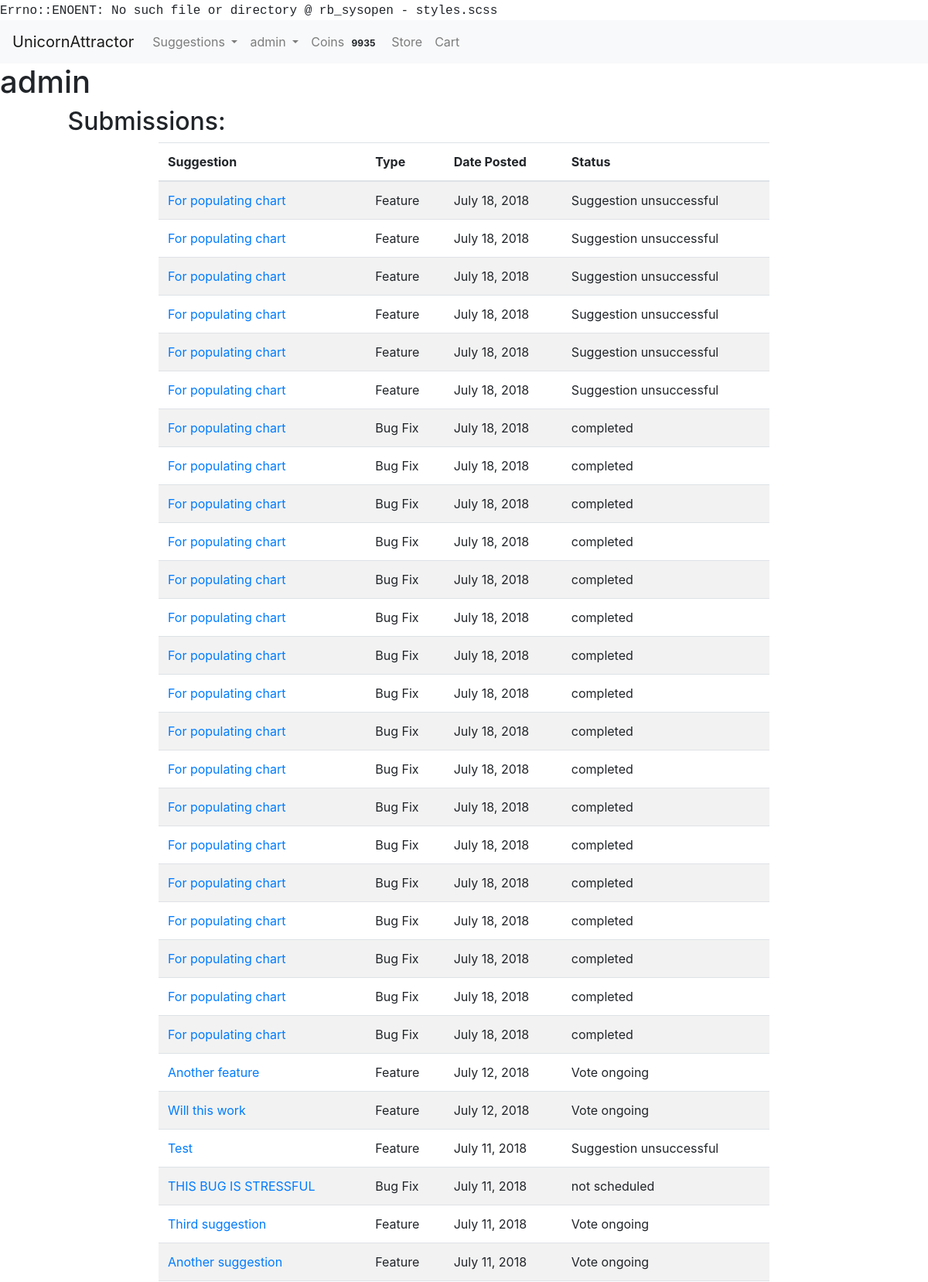
/user/1 (signed in, upper part), run on the app's committed database.
### accounts/models.py (models this page shows)
class User(AbstractUser):
    USERNAME_FIELD = "email"
    email = models.EmailField(('email address'), blank=False, unique=True)
    REQUIRED_FIELDS = []
    def __str__(self):
        return self.username

### usersuggestions/models.py (models this page shows, shortened)
class SuggestionAdminPage(models.Model):
    status_choices = ((0, "not scheduled"), (1, "scheduled"), (2, "in progress"), (3, "completed"))
    priority_choices = ((0, "low"), (1, 'normal'), (2, 'high'))
    suggestion = models.ForeignKey(Suggestion, null=False, on_delete=models.CASCADE)
    status = models.PositiveSmallIntegerField(choices=status_choices, default=0)
    developer_assigned = models.ForeignKey(User, null=True, blank=True, on_delete=models.PROTECT)
    priority = models.PositiveSmallIntegerField(choices=priority_choices, null=True, blank=True, default=1)
    date_started = models.DateField(null=True, blank=True)
    estimated_days_to_complete = models.PositiveSmallIntegerField(null=True, blank=True)
    expected_completion_date = models.DateField(null=True, blank=True)
    date_completed = models.DateField(null=True, blank=True)
    in_current_voting_cycle = models.BooleanField(blank=False, default=True)
    github_branch = models.CharField(null=True, blank=True, max_length=50)
    was_successful = models.NullBooleanField(blank=True, null=True)
    current_winner = models.BooleanField(blank=False, default=False)

class Suggestion(models.Model):
    suggestion_choices = ((True, 'Feature'), (False, 'Bug Fix'))
    is_feature = models.BooleanField(blank=False, default=False, choices=suggestion_choices)
    user = models.ForeignKey(User, null=False, on_delete=models.PROTECT)
    title = models.CharField(max_length=200, blank=False)
    details = RichTextUploadingField()
    date_time = models.DateTimeField(auto_now_add=True)
    delay_submission = models.BooleanField(null=False, blank=True, default=False)

### usersuggestions/views.py (the view)
# urls.py: url(r'^user/(?P<user_id>\d+)$', render_userpage, name='userpage'),
@login_required()
def render_userpage(request, user_id):
    user = get_object_or_404(User, id=user_id)
    if request.user == user:
        values = get_userpage_values(user)
        return render(request, "userpage.html", {"user": user,
                                                 "votes": values["votes"], "purchases": values["purchases"],
                                                 "coin_history": values["coin_history"],
                                                 "suggestions": values["suggestions"],
                                                 })
    else:
        return redirect("issue_tracker")

### market/cart.py (called while the page is built)
    def __len__(self):
        return sum(item['quantity'] for item in self.cart.values())

### market/coins.py (called while the page is built)
def return_user_coins(user):
    UserCoins.objects.get_or_create(user=user)
    user_row = UserCoins.objects.get(user=user)
    return user_row.coins

### market/contexts.py (called while the page is built)
def cart(request):
    return {'cart': Cart(request)}

def usercoins(request):
    if request.user.is_authenticated:
        user = request.user
        coins_amount = return_user_coins(user)
        return {"usercoins":coins_amount}
    else:
        return {"usercoins": None}

### market/models.py (called while the page is built)
    def __str__(self):
        return self.name

### usersuggestions/helpers.py (called while the page is built)
def get_userpage_values(user):
    votes = Upvote.objects.filter(user=user).order_by("-date_time")
    purchases = Order.objects.filter(user=user).order_by("-date_time")
    coin_history = UserCoinHistory.objects.filter(user=user).order_by("-date_time")
    suggestions = SuggestionAdminPage.objects.filter(suggestion__user=user).order_by("-suggestion__date_time")
    for purchase in purchases:
        purchase.items = OrderItem.objects.filter(order=purchase)
        purchase.total_cost = 0
        for item in purchase.items:
            purchase.total_cost += item.total_purchase_price
    values_dictionary = {"purchases": purchases,
                         "coin_history": coin_history, "votes": votes, "suggestions": suggestions
                         }
    return values_dictionary

### usersuggestions/templates/userpage.html (shortened to what this page needs)
{% extends 'base.html' %} {% block title %} {{ user }} {% endblock %} {% block content %}
<main id="userpage">
    <h1 id="header">{{ user }}</h1>
    <div class="row">
        <div class="offset-md-1">
            <h2 class="section-header">Submissions:</h2>
        </div>
    </div>
    {% if suggestions|length == 0 %}
    <p>You have not submitted any suggestions</p>
    {% else %}
    <div class="row">
        <div class="col-xs-12 table-col col-md-8 offset-md-2">
            <table class="table table-striped">
                <thead>
                    <tr>
                        <th scope="col">Suggestion</th>
                        <th scope="col">Type</th>
                        <th scope="col">Date Posted</th>
                        <th scope="col">Status</th>
                    </tr>
                </thead>
                <tbody>
                    {% for suggestion in suggestions %}
                    <tr>
                        <td><a href="{% url 'view_suggestion' suggestion.suggestion.id %}">{{ suggestion.suggestion.title }}</a> </td>
                        <td>{{ suggestion.suggestion.get_is_feature_display }}</td>
                        <td>{{ suggestion.suggestion.date_time.date }}</td>
                        <td>
                            {% if suggestion.suggestion.is_feature %} {% if suggestion.in_current_voting_cycle %} Vote ongoing {% elif suggestion.suggestion.delay_submission %} Submission delayed till next voting cycle {% elif suggestion.was_successful == True %} Suggestion Successful
                            {% else %} Suggestion unsuccessful {% endif %} {% else %} {{ suggestion.get_status_display }} {% endif %}
                        </td>
                    </tr>
                    {% endfor %}
                </tbody>
            </table>
        </div>
    </div>
    {% endif %}
</main>
{% endblock %}

### templates/base.html (shortened to what this page needs)
<!DOCTYPE html>
<html lang="en">
<head>
    <link rel="stylesheet" href="https://maxcdn.bootstrapcdn.com/bootstrap/4.0.0/css/bootstrap.min.css">
    <link rel="stylesheet" href="/static/css/styles.css" type="text/css" />
</head>
<header>
    <nav class="navbar navbar-expand-lg navbar-light bg-light justify-content-between">
        <a class="navbar-brand" href="{% url 'home' %}">UnicornAttractor</a>
            <div class="collapse navbar-collapse" id="navbarSupportedContent">
                <ul class="navbar-nav mr-auto">
                    <li class="nav-item dropdown">
                        <a class="nav-link dropdown-toggle" href="{% url 'issue_tracker' %}" id="navbarDropdown" role="button" data-toggle="dropdown" aria-haspopup="true" aria-expanded="false">
          Suggestions
        </a>
                    </li>
                    {% if user.is_authenticated %}
                    <li class="nav-item dropdown">
                        <a class="nav-link dropdown-toggle" href="#" id="navbarDropdownUser" role="button" data-toggle="dropdown" aria-haspopup="true" aria-expanded="false">
          {{ user.username }}
        </a>
                    </li>
                    <li class="nav-item">
                        <a class="nav-link" href="{% url 'earn_coins' %}"> Coins <span class="badge badge-light">{{ usercoins }}</span></a></a>
                    </li>
                    {% endif %}
                    <li class="nav-item">
                        <a class="nav-link" href="{% url 'store' %}">Store</a>
                    </li>
                    <li class="nav-item">
                        <a class="nav-link" href="{% url 'view_cart' %}">Cart </a>
                    </li>
                </ul>
            </div>
    </nav>
</header>
<body>
    {% block content %}{% endblock %}
</body>
</html>

### styles.css (style rules this page uses)
body:before { white-space: pre; font-family: monospace; content: "Errno::ENOENT: No such file or directory @ rb_sysopen - styles.scss"; }

### data on the page
User: username "admin"
SuggestionAdminPage: suggestion "For populating chart", suggestion.is_feature "Feature", suggestion.date_time "July 18, 2018", in_current_voting_cycle "Suggestion unsuccessful"
SuggestionAdminPage: suggestion "For populating chart", suggestion.is_feature "Feature", suggestion.date_time "July 18, 2018", in_current_voting_cycle "Suggestion unsuccessful"
SuggestionAdminPage: suggestion "For populating chart", suggestion.is_feature "Feature", suggestion.date_time "July 18, 2018", in_current_voting_cycle "Suggestion unsuccessful"
SuggestionAdminPage: suggestion "For populating chart", suggestion.is_feature "Feature", suggestion.date_time "July 18, 2018", in_current_voting_cycle "Suggestion unsuccessful"
SuggestionAdminPage: suggestion "For populating chart", suggestion.is_feature "Feature", suggestion.date_time "July 18, 2018", in_current_voting_cycle "Suggestion unsuccessful"
SuggestionAdminPage: suggestion "For populating chart", suggestion.is_feature "Feature", suggestion.date_time "July 18, 2018", in_current_voting_cycle "Suggestion unsuccessful"
SuggestionAdminPage: suggestion "For populating chart", suggestion.is_feature "Bug Fix", suggestion.date_time "July 18, 2018", status "completed"
SuggestionAdminPage: suggestion "For populating chart", suggestion.is_feature "Bug Fix", suggestion.date_time "July 18, 2018", status "completed"
SuggestionAdminPage: suggestion "For populating chart", suggestion.is_feature "Bug Fix", suggestion.date_time "July 18, 2018", status "completed"
SuggestionAdminPage: suggestion "For populating chart", suggestion.is_feature "Bug Fix", suggestion.date_time "July 18, 2018", status "completed"
SuggestionAdminPage: suggestion "For populating chart", suggestion.is_feature "Bug Fix", suggestion.date_time "July 18, 2018", status "completed"
SuggestionAdminPage: suggestion "For populating chart", suggestion.is_feature "Bug Fix", suggestion.date_time "July 18, 2018", status "completed"
SuggestionAdminPage: suggestion "For populating chart", suggestion.is_feature "Bug Fix", suggestion.date_time "July 18, 2018", status "completed"
SuggestionAdminPage: suggestion "For populating chart", suggestion.is_feature "Bug Fix", suggestion.date_time "July 18, 2018", status "completed"
SuggestionAdminPage: suggestion "For populating chart", suggestion.is_feature "Bug Fix", suggestion.date_time "July 18, 2018", status "completed"
SuggestionAdminPage: suggestion "For populating chart", suggestion.is_feature "Bug Fix", suggestion.date_time "July 18, 2018", status "completed"
SuggestionAdminPage: suggestion "For populating chart", suggestion.is_feature "Bug Fix", suggestion.date_time "July 18, 2018", status "completed"
SuggestionAdminPage: suggestion "For populating chart", suggestion.is_feature "Bug Fix", suggestion.date_time "July 18, 2018", status "completed"
SuggestionAdminPage: suggestion "For populating chart", suggestion.is_feature "Bug Fix", suggestion.date_time "July 18, 2018", status "completed"
SuggestionAdminPage: suggestion "For populating chart", suggestion.is_feature "Bug Fix", suggestion.date_time "July 18, 2018", status "completed"
SuggestionAdminPage: suggestion "For populating chart", suggestion.is_feature "Bug Fix", suggestion.date_time "July 18, 2018", status "completed"
SuggestionAdminPage: suggestion "For populating chart", suggestion.is_feature "Bug Fix", suggestion.date_time "July 18, 2018", status "completed"
SuggestionAdminPage: suggestion "For populating chart", suggestion.is_feature "Bug Fix", suggestion.date_time "July 18, 2018", status "completed"
SuggestionAdminPage: suggestion "Another feature", suggestion.is_feature "Feature", suggestion.date_time "July 12, 2018", in_current_voting_cycle "Vote ongoing"
SuggestionAdminPage: suggestion "Will this work", suggestion.is_feature "Feature", suggestion.date_time "July 12, 2018", in_current_voting_cycle "Vote ongoing"
SuggestionAdminPage: suggestion "Test", suggestion.is_feature "Feature", suggestion.date_time "July 11, 2018", in_current_voting_cycle "Suggestion unsuccessful"
SuggestionAdminPage: suggestion "THIS BUG IS STRESSFUL", suggestion.is_feature "Bug Fix", suggestion.date_time "July 11, 2018", status "not scheduled"
SuggestionAdminPage: suggestion "Third suggestion", suggestion.is_feature "Feature", suggestion.date_time "July 11, 2018", in_current_voting_cycle "Vote ongoing"
SuggestionAdminPage: suggestion "Another suggestion", suggestion.is_feature "Feature", suggestion.date_time "July 11, 2018", in_current_voting_cycle "Vote ongoing"

### other printed values
{{ usercoins }} "9935"
